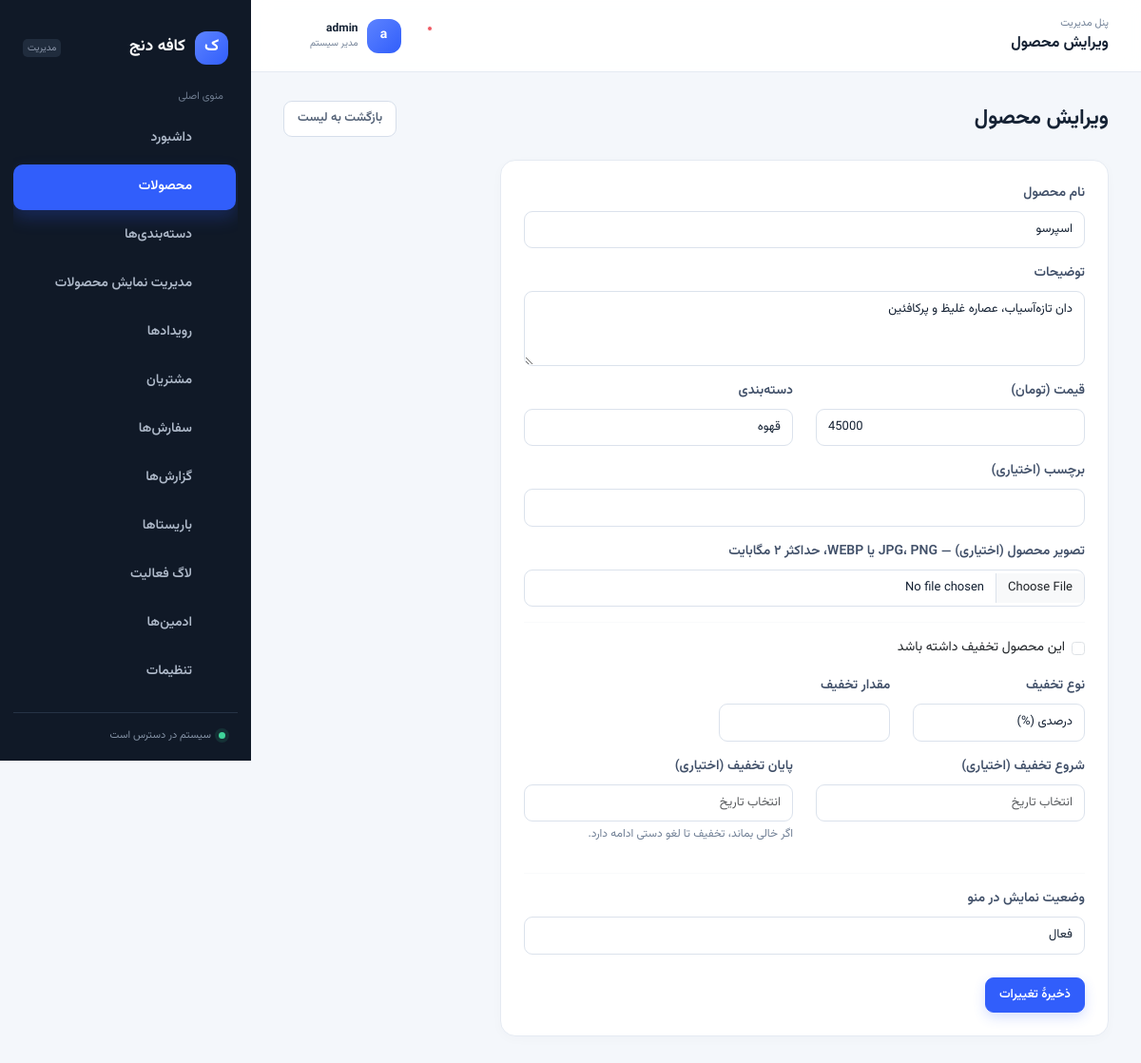
Page /admin/edit-product?id=1 (signed in) on the committed database.
### tables this page shows
CREATE TABLE IF NOT EXISTS `products` (
  `id`          INT UNSIGNED AUTO_INCREMENT PRIMARY KEY,
  `category_id` INT UNSIGNED NOT NULL,
  `name`        VARCHAR(150) NOT NULL,
  `description` VARCHAR(500) DEFAULT NULL,
  `price`       DECIMAL(10,0) UNSIGNED NOT NULL,    
  `image`       VARCHAR(255) DEFAULT NULL,           
  `badge`       VARCHAR(50)  DEFAULT NULL,            
  `status`      ENUM('active','inactive') NOT NULL DEFAULT 'active',
  `discount_enabled`   TINYINT(1) NOT NULL DEFAULT 0,
  `discount_type`      ENUM('percentage','fixed') NULL DEFAULT NULL,
  `discount_value`     DECIMAL(10,2) NULL DEFAULT NULL,
  `discount_starts_at` DATE NULL DEFAULT NULL,
  `discount_ends_at`   DATE NULL DEFAULT NULL,
  `sort_order`  SMALLINT UNSIGNED NOT NULL DEFAULT 0,
  `created_at`  TIMESTAMP NOT NULL DEFAULT CURRENT_TIMESTAMP,
  `updated_at`  TIMESTAMP NOT NULL DEFAULT CURRENT_TIMESTAMP ON UPDATE CURRENT_TIMESTAMP,
  KEY `idx_products_category` (`category_id`),
  KEY `idx_products_status` (`status`),
  CONSTRAINT `fk_products_category`
    FOREIGN KEY (`category_id`) REFERENCES `categories`(`id`)
    ON DELETE CASCADE ON UPDATE CASCADE
);

CREATE TABLE IF NOT EXISTS `categories` (
  `id`         INT UNSIGNED AUTO_INCREMENT PRIMARY KEY,
  `name`       VARCHAR(100) NOT NULL,
  `slug`       VARCHAR(100) NOT NULL,            
  `sort_order` SMALLINT UNSIGNED NOT NULL DEFAULT 0,   
  `created_at` TIMESTAMP NOT NULL DEFAULT CURRENT_TIMESTAMP,
  UNIQUE KEY `uq_categories_slug` (`slug`)
);

### classes/Product.php (called while the page is built, shortened)
<?php
class Product
{
    public static function find(int $id): ?array
    {
        $pdo = Database::getConnection();
        $stmt = $pdo->prepare('SELECT * FROM products WHERE id = :id LIMIT 1');
        $stmt->execute(['id' => $id]);
        $row = $stmt->fetch();
        return $row ?: null;
    }
}

### classes/Category.php (called while the page is built, shortened)
<?php
class Category
{
    public static function all(): array
    {
        $pdo = Database::getConnection();
        $stmt = $pdo->query(
            'SELECT c.*, COUNT(p.id) AS product_count
             FROM categories c
             LEFT JOIN products p ON p.category_id = c.id
             GROUP BY c.id
             ORDER BY c.sort_order ASC, c.name ASC'
        );
        return $stmt->fetchAll();
    }
}

### public_html/admin/edit-product.php (the view, shortened to what this page needs)
<?php
require_once __DIR__ . '/../../classes/Product.php';
require_once __DIR__ . '/../../classes/Category.php';
$id = (int) ($_GET['id'] ?? 0);
$product = $id > 0 ? Product::find($id) : null;
$errors = [];
$old = [
    'name'               => $product['name'],
    'description'        => $product['description'] ?? '',
    'price'              => $product['price'],
    'category_id'        => $product['category_id'],
    'badge'              => $product['badge'] ?? '',
    'status'             => $product['status'],
    'discount_enabled'   => (bool) ($product['discount_enabled'] ?? false),
    'discount_type'      => $product['discount_type'] ?? 'percentage',
    'discount_value'     => $product['discount_value'] !== null ? (string) $product['discount_value'] : '',
    'discount_starts_at' => $product['discount_starts_at'] ?? '',
    'discount_ends_at'   => $product['discount_ends_at'] ?? '',
];
$categories = Category::all();
require __DIR__ . '/../../includes/admin-header.php';
?>
<div class="d-flex justify-content-between align-items-center mb-4">
  <h4 class="mb-0" style="color:var(--gold-soft);">ویرایش محصول</h4>
  <a href="products" class="btn btn-sm btn-outline-light" style="border-color:var(--line); color:var(--ivory);">بازگشت به لیست</a>
</div>
<div class="card p-4" style="max-width:640px;">
  <form method="POST" enctype="multipart/form-data" novalidate>
    <div class="mb-3">
      <label class="form-label">نام محصول</label>
      <input type="text" name="name" class="form-control <?= isset($errors['name']) ? 'is-invalid' : '' ?>"
             value="<?= htmlspecialchars((string) $old['name'], ENT_QUOTES, 'UTF-8') ?>" required>
    </div>
    <div class="mb-3">
      <label class="form-label">توضیحات</label>
      <textarea name="description" class="form-control <?= isset($errors['description']) ? 'is-invalid' : '' ?>" rows="3"><?= htmlspecialchars((string) $old['description'], ENT_QUOTES, 'UTF-8') ?></textarea>
    </div>
    <div class="row">
      <div class="col-md-6 mb-3">
        <label class="form-label">قیمت (تومان)</label>
        <input type="number" name="price" min="0" step="1000" class="form-control <?= isset($errors['price']) ? 'is-invalid' : '' ?>"
               value="<?= htmlspecialchars((string) $old['price'], ENT_QUOTES, 'UTF-8') ?>" required>
      </div>
      <div class="col-md-6 mb-3">
        <label class="form-label">دسته‌بندی</label>
        <select name="category_id" class="form-select <?= isset($errors['category_id']) ? 'is-invalid' : '' ?>" required>
          <?php foreach ($categories as $cat): ?>
            <option value="<?= $cat['id'] ?>" <?= (string) $old['category_id'] === (string) $cat['id'] ? 'selected' : '' ?>>
              <?= htmlspecialchars($cat['name'], ENT_QUOTES, 'UTF-8') ?>
            </option>
          <?php endforeach; ?>
        </select>
      </div>
    </div>
    <div class="mb-3">
      <label class="form-label">برچسب (اختیاری)</label>
      <input type="text" name="badge" class="form-control" value="<?= htmlspecialchars((string) $old['badge'], ENT_QUOTES, 'UTF-8') ?>">
    </div>
    <div class="mb-3">
      <label class="form-label"><?= $product['image'] ? 'جایگزینی تصویر (اختیاری)' : 'تصویر محصول (اختیاری)' ?> — JPG، PNG یا WEBP، حداکثر ۲ مگابایت</label>
      <input type="file" name="image" accept=".jpg,.jpeg,.png,.webp" class="form-control">
    </div>
    <hr style="border-color:var(--line);">
    <div class="form-check mb-3">
      <input class="form-check-input" type="checkbox" name="discount_enabled" id="discountEnabled" <?= !empty($old['discount_enabled']) ? 'checked' : '' ?>>
      <label class="form-check-label" for="discountEnabled">این محصول تخفیف داشته باشد</label>
    </div>
    <div class="row">
      <div class="col-md-4 mb-3">
        <label class="form-label">نوع تخفیف</label>
        <select name="discount_type" class="form-select <?= isset($errors['discount_type']) ? 'is-invalid' : '' ?>">
          <option value="percentage" <?= ($old['discount_type'] ?? '') === 'percentage' ? 'selected' : '' ?>>درصدی (%)</option>
        </select>
      </div>
      <div class="col-md-4 mb-3">
        <label class="form-label">مقدار تخفیف</label>
        <input type="number" name="discount_value" min="0" step="0.01" class="form-control <?= isset($errors['discount_value']) ? 'is-invalid' : '' ?>"
               value="<?= htmlspecialchars((string) ($old['discount_value'] ?? ''), ENT_QUOTES, 'UTF-8') ?>">
      </div>
    </div>
    <div class="row">
      <div class="col-md-6 mb-3">
        <label class="form-label">شروع تخفیف (اختیاری)</label>
        <input type="text" data-jalali-picker data-name="discount_starts_at" data-value="<?= htmlspecialchars((string) ($old['discount_starts_at'] ?? ''), ENT_QUOTES, 'UTF-8') ?>" class="form-control" placeholder="انتخاب تاریخ">
      </div>
      <div class="col-md-6 mb-3">
        <label class="form-label">پایان تخفیف (اختیاری)</label>
        <input type="text" data-jalali-picker data-name="discount_ends_at" data-value="<?= htmlspecialchars((string) ($old['discount_ends_at'] ?? ''), ENT_QUOTES, 'UTF-8') ?>" class="form-control <?= isset($errors['discount_ends_at']) ? 'is-invalid' : '' ?>" placeholder="انتخاب تاریخ">
        <div class="form-text" style="color:var(--muted); font-size:12px;">اگر خالی بماند، تخفیف تا لغو دستی ادامه دارد.</div>
      </div>
    </div>
    <hr style="border-color:var(--line);">
    <div class="mb-4">
      <label class="form-label">وضعیت نمایش در منو</label>
      <select name="status" class="form-select">
        <option value="active" <?= $old['status'] === 'active' ? 'selected' : '' ?>>فعال</option>
      </select>
    </div>
    <button type="submit" class="btn btn-gold">ذخیرهٔ تغییرات</button>
  </form>
</div>
<?php require __DIR__ . '/../../includes/admin-footer.php'; ?>

### public_html/assets/css/admin.css (style rules this page uses)
:root { --ink:#152234;--ink-muted:#718096;--canvas:#f4f7fb;--surface:#fff;--line:#e5eaf2;--primary:#315efb;--primary-dark:#2449ca;--primary-soft:#edf1ff;--green:#1b9c72;--green-soft:#e8f8f1;--red:#d9525e;--red-soft:#fff0f1;--shadow:0 12px 35px rgba(25,45,80,.08);--sidebar:264px;--radius:16px }
* { box-sizing:border-box }
.admin-body { margin:0;background:var(--canvas);color:var(--ink);font-family:Vazirmatn,Tahoma,sans-serif;font-size:14px;min-width:320px }
.admin-main h4 { font-size:22px!important;font-weight:700 }
.admin-main .card,.stat-card { border:1px solid var(--line)!important;background:var(--surface)!important;border-radius:var(--radius)!important;box-shadow:0 3px 12px rgba(28,47,81,.025) }
.btn { border-radius:9px;padding:8px 14px;font-size:13px;font-weight:600;transition:transform .15s,box-shadow .18s,background .18s!important }
.btn-gold { background:var(--primary)!important;border-color:var(--primary)!important;color:#fff!important;box-shadow:0 5px 13px rgba(49,94,251,.2) }
.btn-outline-light { border-color:#d6deea!important;color:#526075!important;background:#fff!important }
.form-control,.form-select { border:1px solid #dbe2ec!important;border-radius:9px!important;padding:9px 12px!important;background:#fff!important;color:var(--ink)!important;font-size:13px }
.form-label { font-weight:600;color:#415069 }
:root { --gold:var(--primary);--gold-soft:var(--ink);--ivory:var(--ink);--muted:var(--ink-muted);--bg:var(--canvas);--surface-2:#f5f7fb }
.jalali-date-input { cursor:pointer;background:#fff }

### rows in the picture
products: name "اسپرسو", description "دان تازه‌آسیاب، عصاره غلیظ و پرکافئین", price "45000", category_id "قهوه", status "فعال"

### other values in the picture
$item['label'] "داشبورد"
$item['label'] "محصولات"
$item['label'] "دسته‌بندی‌ها"
$item['label'] "مدیریت نمایش محصولات"
$item['label'] "رویدادها"
$item['label'] "مشتریان"
$item['label'] "سفارش‌ها"
$item['label'] "گزارش‌ها"
$item['label'] "باریستاها"
$item['label'] "لاگ فعالیت"
$item['label'] "ادمین‌ها"
$item['label'] "تنظیمات"
$pageTitle "ویرایش محصول"
Auth::username() "admin"
